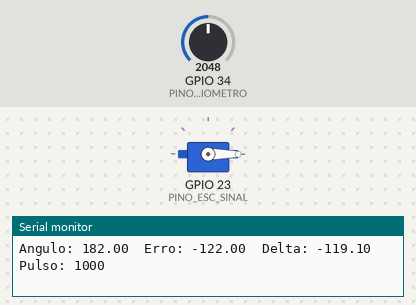
Bench run of a program on a simulated ESP32. Parts: servo, the last lines printed to the serial monitor. The inputs (shaded band) are chosen by the test bench; at power-on: GPIO 34 (PINO_POTENCIOMETRO) = 2048.

Above: at 8.2 s.
8.3 s: GPIO 34 (PINO_POTENCIOMETRO) set to 2866
At 8.61 s:
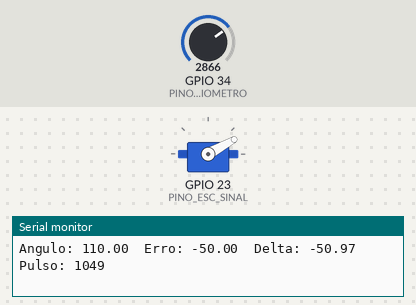
11.3 s: GPIO 34 (PINO_POTENCIOMETRO) set to 3603
At 12.9 s:
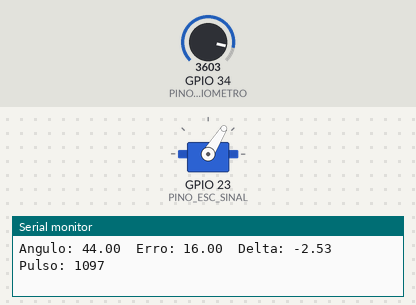
14.3 s: GPIO 34 (PINO_POTENCIOMETRO) set to 4095
At 14.68 s:
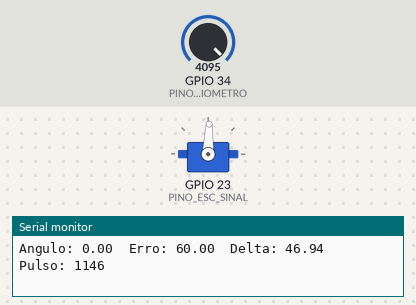
Timing chart, 0 to 26.2 s (numbered marks = the images above; inputs shaded):
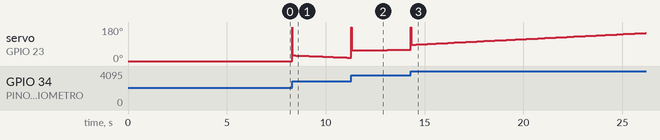

The program:

main.cpp
```cpp
// --- Bibliotecas ---
#include <ESP32Servo.h>

// --- Configurações de Hardware ---
const int PINO_POTENCIOMETRO = 34; // Pino ADC para ler o ângulo
const int PINO_ESC_SINAL = 23;   // Pino para o sinal de controle do ESC

// --- Parâmetros de Controle PID ---
const float Kp = 0.9762;
const float Ki = 0.1463;
const float Kd = 1.6282;

const float ALFA_FILTRO = 0.2;
float derivada_filtrada_anterior = 0;

// --- Ponto de Operação (Setpoint) ---
const float setpoint_angulo = 60.0;
const int pulse_equilibrio = 1100;

// --- Calibração do Sensor (Potenciômetro) ---
const int POT_MIN = 0;
const int POT_MAX = 4095;
const float ANGULO_MIN = 0.0;
const float ANGULO_MAX = 364.0;

// --- Variáveis Globais ---
Servo motor_esc;
float erro_anterior = 0;
float acumulador_erro = 0;
unsigned long tempo_anterior = 0;

float lerAngulo();

void setup() {
  Serial.begin(115200);
  Serial.println("Controlador PID para Motor Brushless Iniciado.");

  pinMode(PINO_POTENCIOMETRO, INPUT);

  motor_esc.attach(PINO_ESC_SINAL, 1000, 1300);

  // --- SEQUÊNCIA DE ARME DO ESC ---
  Serial.println("Armando o ESC... Enviando sinal mínimo (1000us).");
  Serial.println("ATENÇÃO: Mantenha a hélice livre de obstruções!");
  motor_esc.writeMicroseconds(1000);
  delay(7000);

  Serial.println("ESC armado. O controle está ativo.");

  tempo_anterior = millis();
}

void loop() {
  // --- CÁLCULO DO TEMPO (dt) ---
  unsigned long tempo_atual = millis();
  float dt = (tempo_atual - tempo_anterior) / 1000.0;
  if (dt <= 0) dt = 0.001;
  tempo_anterior = tempo_atual;

  // --- LEITURA DO SENSOR E CÁLCULO DO ERRO ---
  float angulo_atual = lerAngulo();
  float erro = setpoint_angulo - angulo_atual;

  // --- CÁLCULO DAS CONSTANTES PID ---
  float termo_P = Kp * erro;

  float derivada_erro = (erro - erro_anterior) / dt;
  float derivada_filtrada = (ALFA_FILTRO * derivada_erro) + (1.0 - ALFA_FILTRO) * derivada_filtrada_anterior;

  float termo_D = Kd * derivada_filtrada;

  float tentativa_delta = termo_P + termo_D + Ki * acumulador_erro;
  int tentativa_pulse = pulse_equilibrio + tentativa_delta;

  // --- checa saturação antes de integrar ---
  if ((tentativa_pulse > 1000) && (tentativa_pulse < 1300)) {
      acumulador_erro += erro * dt;
  }

  float termo_I = Ki * acumulador_erro;

  // --- CÁLCULO DA AÇÃO DE CONTROLE ---
  float delta_pulse = termo_P + termo_I + termo_D;

  int pulse_final = pulse_equilibrio + delta_pulse;

  // --- 5. SATURAÇÃO DO ATUADOR (Anti-Windup) ---
  // Limita o pulso final para a faixa válida do ESC.
  pulse_final = constrain(pulse_final, 1000, 1300);

  // --- 6. ATUAÇÃO ---
  motor_esc.writeMicroseconds(pulse_final);

  // --- 7. ATUALIZAÇÃO E DEBUG ---
  erro_anterior = erro;

  // Imprime os dados no Serial Plotter
  Serial.print("Angulo: "); Serial.print(angulo_atual);
  Serial.print("  Erro: "); Serial.print(erro);
  Serial.print("  Delta: "); Serial.print(delta_pulse);
  Serial.print("  Pulso: "); Serial.println(pulse_final);

  delay(10);
}

float lerAngulo() {
  int valor_adc = analogRead(PINO_POTENCIOMETRO);
  float angulo = map(valor_adc, POT_MIN, POT_MAX, ANGULO_MAX, ANGULO_MIN);
  return constrain(angulo, ANGULO_MIN, ANGULO_MAX);
}
```
